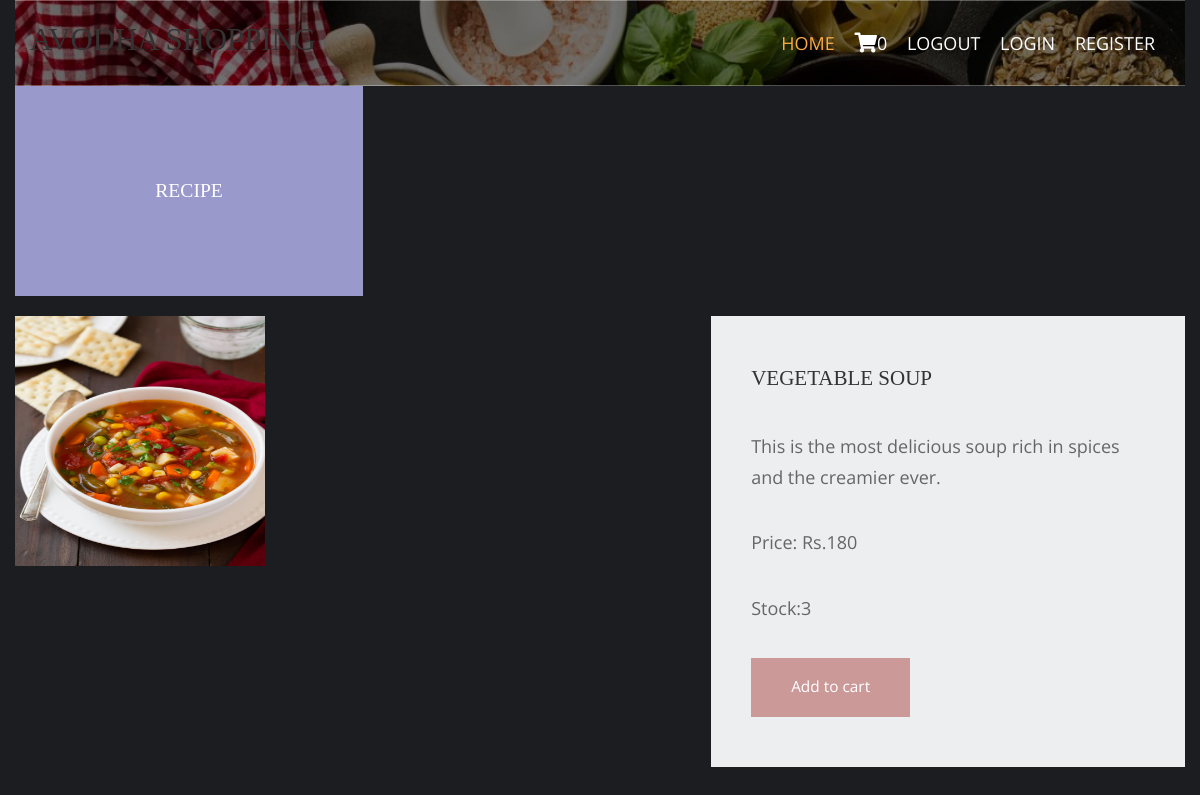
The app's page /vegetable-recipes/vegetable-soup/ with its own data.
### shop/models.py (models this page shows, shortened)
class products(models.Model):
    name=models.CharField(max_length=150,unique=True)
    slug=models.SlugField(max_length=150,unique=True)
    img=models.ImageField(upload_to='product')
    desc=models.TextField()
    stock=models.IntegerField()
    available=models.BooleanField()
    price=models.IntegerField()
    category=models.ForeignKey(categ,on_delete=models.CASCADE)

### shop/views.py (the view)
# urls.py: path('<slug:c_slug>/<slug:product_slug>/', views.prodDetails, name='details'),
def prodDetails(request,c_slug,product_slug):
    try:
        prod=products.objects.get(category__slug=c_slug,slug=product_slug)
    except Exception as e:
        raise e
    return render(request,'item.html',{'pr':prod})

### cart/context_processor.py (called while the page is built)
def count(request):
    item_count=0
    if 'admin' in request.path:
        return()
    else:
        try:
            ct=cartlist.objects.filter(cart_id=c_id(request))
            cti=items.objects.all().filter(cart=ct[:1])
            for c in cti:
                item_count+=c.quan
        except cartlist.DoesNotExist:
            item_count=0
        return dict(itc=item_count)

### cart/views.py (called while the page is built)
def c_id(request):
    ct_id=request.session.session_key
    if not ct_id:
        ct_id=request.session.create()
    return ct_id

### templates/item.html (shortened to what this page needs)
<!DOCTYPE html>
{% extends 'base.html' %}
{% load static %}
{% block content %}
<html lang="en">
<head>
    <link href="{% static 'pr/fontawesome/css/all.min.css' %}" rel="stylesheet" />
    <link href="{% static 'pr/css/templatemo-comparto.css' %}" rel="stylesheet" />
</head>
<body>
    <div class="container-fluid">
        <div class="tm-site-header tm-mb-1">
            <div class="tm-site-name-container tm-bg-color-1">
                <h1 class="tm-text-white">Recipe</h1>
            </div>
        </div>
        <section class="tm-mb-1" id="about">
            <div class="tm-row tm-about-row">
                <div class="tm-section-1-l">
                    <img src="{{pr.img.url}}" alt="About image" style="height:250px;width:250px;" class="tm-img-responsive"><br>
                </div>
                <article class="tm-section-1-r tm-bg-color-8">
                    <h2 class="tm-mb-2 tm-title-color">{{pr.name}}</h2>
                    <p><a rel="nofollow" href="https://templatemo.com/tm-544-comparto" target="_parent"></a>{{pr.desc}}</p>
                    <p>Price: Rs.{{pr.price}}<a rel="nofollow" href="https://templatemo.com/contact" target="_parent"></a></p>
                    <p>Stock:{{pr.stock}}</p>
{% if pr.stock <= 0 %}
        <h1 style="color:red">Sorry,No stock left</h1>
{% else %}
                     <a href="{% url 'addcart' pr.id %}" class="tm-btn tm-btn-1 tm-link-to-services">Add to cart</a>
{% endif %}
                </article>
            </div>
        </section>
    </div>
</body>
{% endblock %}

### static/hm/layout/styles/layout.css (style rules this page uses)
*, *::before, *::after { transition:all .3s ease-in-out; }
body { color:#A5A6AA; background-color:#1C1D21; }
a { color:#FBAB45; }

### static/cr/css/templatemo-comparto.css (style rules this page uses)
*, *::before, *::after { box-sizing: border-box; outline: none; }
ul, h1, h2, h3, h4, p, figure { padding: 0; margin: 0; }
body { font-family: 'Open Sans', Arial, sans-serif; font-size: 18px; overflow-x: hidden; padding-left: 15px; padding-right: 15px; margin: 0; }
h2 { font-size: 1.5rem; }
a { transition: all 0.3s ease; text-decoration: none; }
p { color: #666; line-height: 1.7; margin-bottom: 35px; }
h1, h2, h3, h4, h5, h6 { color: #333; }
.container-fluid { max-width: 1210px; margin-left: auto; margin-right: auto; }
.tm-mb-1 { margin-bottom: 20px; }
.tm-mb-2 { margin-bottom: 40px; }
.tm-bg-color-1 { background-color: #9999CC; }
.tm-bg-color-8 { background-color: #EDEEEF; }
.tm-text-white { color: #fff; }
.tm-site-header { display: flex; flex-direction: row; align-items: center; justify-content: space-between; height: 210px; }
.tm-site-name-container { width: 29.752%; min-width: 300px; margin-right: 20px; height: 100%; display: flex; align-items: center; justify-content: center; text-transform:uppercase; }
.tm-img-responsive { max-width: 100%; height: auto; }
.tm-section-1-l { width: 57.85%; margin-right: 1.65%; }
.tm-section-1-r { padding: 50px 40px; width: 40.5%; }
.tm-row { display: flex; }
.tm-btn { display: inline-block; padding: 15px 40px; font-size: 1.1rem; border: none; background-color: #CC9999; color: white; }
a { color: #666; }

### static/hm/layout/styles/framework.css (style rules this page uses)
html { overflow-y:scroll; overflow-x:hidden; }
html, body { margin:0; padding:0; font-size:14px; line-height:1.6em; }
*, *::before, *::after { box-sizing:border-box; }
a { outline:none; text-decoration:none; }
img { width:auto; max-width:100%; height:auto; margin:0; padding:0; border:none; line-height:normal; vertical-align:middle; }
body, input, textarea, select { font-family:Verdana, Geneva, sans-serif; }
h1, h2, h3, h4, h5, h6, .heading { font-family:Georgia, "Times New Roman", Times, serif; }
::placeholder { opacity:1; }
h1, h2, h3, h4, h5, h6, .heading { margin:0 0 20px 0; font-size:1.4rem; line-height:normal; font-weight:normal; text-transform:uppercase; }
address, article, aside, figcaption, figure, footer, header, main, nav, section { display:block; margin:0; padding:0; }

### records on screen
products: img (picture), name "VEGETABLE SOUP", desc "This is the most delicious soup rich in spices and the creamier ever.", price "180", stock "3"

### other values on screen
{{ itc }} "0"
